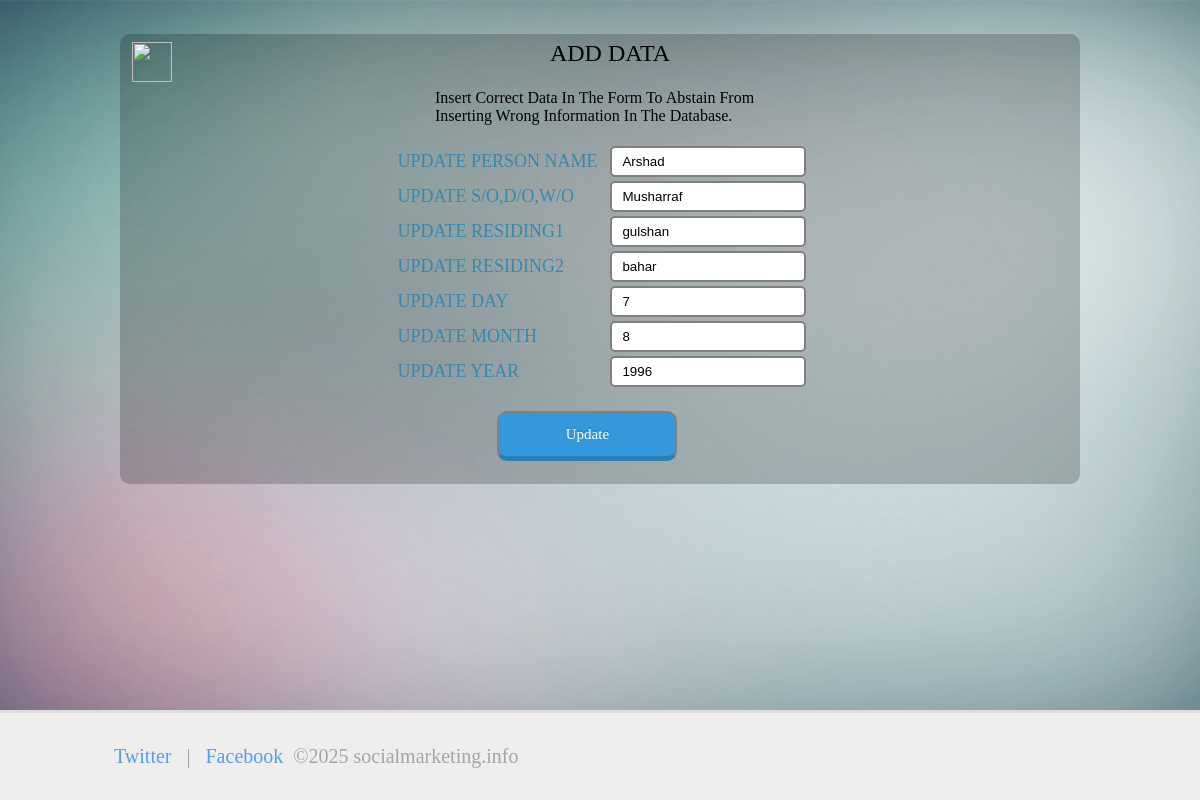
The page /update_slip2_record.php?updates=4 (signed in) on the database its author committed.
### tables this page shows
CREATE TABLE `share_certificate` (
  `id` int(11) NOT NULL,
  `person_name` varchar(255) NOT NULL,
  `father_name` varchar(255) NOT NULL,
  `residing1` varchar(300) NOT NULL,
  `residing2` varchar(300) NOT NULL,
  `day` bigint(20) NOT NULL,
  `month` bigint(20) NOT NULL,
  `year` bigint(20) NOT NULL
);

### update_slip2_record.php (the view, shortened to what this page needs)
<?php
include('db.php');
if (isset($_GET['updates'])) {
  $update_record=$_GET['updates'];
  global $link;
  $get_record="select * from share_certificate where id='".$update_record."'";
  $run_get_record=mysqli_query($link,$get_record);
  while ($row_run_get_record=mysqli_fetch_array($run_get_record))
  {
    $edit_id=$row_run_get_record['id'];
    $PERSON_NAME=$row_run_get_record['person_name'];
    $S_w_d_name=$row_run_get_record['father_name'];
    $RESIDING1=$row_run_get_record['residing1'];
    $RESIDING2=$row_run_get_record['residing2'];
    $DAY=$row_run_get_record['day'];
    $MONTH=$row_run_get_record['month'];
    $YEAR=$row_run_get_record['year'];
  }
}
?>
<!DOCTYPE html>
<html>
<head>
	<link rel="stylesheet" type="text/css" href="style.css">
</head>
<body>
<div class="main_container">
<br>
<div class="data">
<a href="slip2.php"><img src="images/back.png" width="40" height="40" style="position: absolute;left:11%;top:42px"></a>
<div class="section page">
    <div class="wrapper">
    <h1>ADD DATA</h1>
 <?php
 if(isset($message)){
 echo "<p style='margin-left: 22%;text-align:center' class='message'>".$message."</p>";
 }else{
if(isset($error_message)){
  echo "<p style='margin-left: 22%;text-align:center' class='message'>".$error_message."</p>";
}else{
  echo "<p style='background:#FFFFF; width:350px;margin:0 auto'>Insert Correct Data In The Form To Abstain From Inserting Wrong Information In The Database.</p><br>";
}
}   ?>
<form method="post" action="update_slip2_record.php?edit_form=<?php echo $edit_id;?>">
          <table class="table1">
            <tbody><tr>
              <td><label style="color:#3a87ad; font-size:18px;">UPDATE PERSON NAME</label></td>
              <td width="5"></td>
              <td><input type="text" name="u_p_name" value="<?php echo $PERSON_NAME;?>"></td>
            </tr>
            <tr>
            <td><label style="color:#3a87ad; font-size:18px;">UPDATE S/O,D/O,W/O</label></td>
              <td width="5"></td>
             <td><input type="text" name="u_swd_name" value="<?php echo $S_w_d_name;?>"></td>
            </tr>
            <tr>
              <td><label style="color:#3a87ad; font-size:18px;">UPDATE RESIDING1</label></td>
              <td width="5"></td>
              <td><input type="text" name="u_res1" value="<?php echo $RESIDING1;?>"></td>
            </tr>
            <tr>
              <td><label style="color:#3a87ad; font-size:18px;">UPDATE RESIDING2</label></td>
              <td width="5"></td>
              <td><input type="text" name="u_res2" value="<?php echo $RESIDING2;?>"></td>
            </tr>
            <tr>
              <td><label style="color:#3a87ad; font-size:18px;">UPDATE DAY</label></td>
              <td width="5"></td>
              <td><input type="text" name="u_dday" value="<?php echo $DAY;?>"></td>
            </tr>
            <tr>
              <td><label style="color:#3a87ad; font-size:18px;">UPDATE MONTH</label></td>
              <td width="5"></td>
              <td><input type="text" name="u_mmonth" value="<?php echo $MONTH;?>"></td>
            </tr>
             <tr>
              <td><label style="color:#3a87ad; font-size:18px;">UPDATE YEAR</label></td>
              <td width="5"></td>
              <td><input type="text" name="u_yyear" value="<?php echo $YEAR;?>"></td>
            </tr>
                <tr><td><input type="submit" name="submit" class="button_darkblue" value="Update" style="height: 50px;left:50%;top: 20px;"></td></tr>
          </tbody></table>
    </form>
    </div>
    </div>
    </div>
    <?php include 'footer.php'; ?>
</body>
</html>

### style.css (style rules this page uses)
.button_darkblue { position: relative; padding: 5px 10px; border-radius: 10px; font-family: 'Pacifico', cursive; font-size: 15px; color: #FFF; text-decoration: none; background: #3498DB; border-bottom: 5px solid #2980B9; text-shadow: 0px -2px #2980B9; }

### update_slip2_record.php (style rules this page uses)
html { height:100%; background: url(images/b.png) no-repeat center center fixed; background-size: cover; }
.main_container { margin: 0 auto; width: 80%; height: auto; }
body { min-height:100%; padding:0; margin:0; position:relative; }
body::after { content:''; display:block; height:100px; }
.main_container { width: 80%; margin-left: auto; margin-right: auto; height: auto; }
.data { margin: 0 auto; width: 100%; height: 450px; background: rgba(0,0,0,0.2); border-radius: 10px; }
.wrapper { width: 400px; margin: 0 auto; }
.section.page:after { content:"";display:block;visibility:hidden;height:0;clear:both; }
.section.page h1 { font-size: 24px; text-align: center; line-height: 1.6; font-weight: normal; }
.section.page p { width: 475px; margin-right: auto; }
form { margin-left: 28% }
input { border: 2px grey solid ;border-radius: 5px;width: 180px;height: 25px;padding-left: 10px }

### footer.php (style rules this page uses)
.wrapper { width: 980px; margin: 0 auto; }

### rows shown on the page
share_certificate: u_p_name "Arshad", u_swd_name "Musharraf", u_res1 "gulshan", u_res2 "bahar", u_dday "7", u_mmonth "8", u_yyear "1996"
